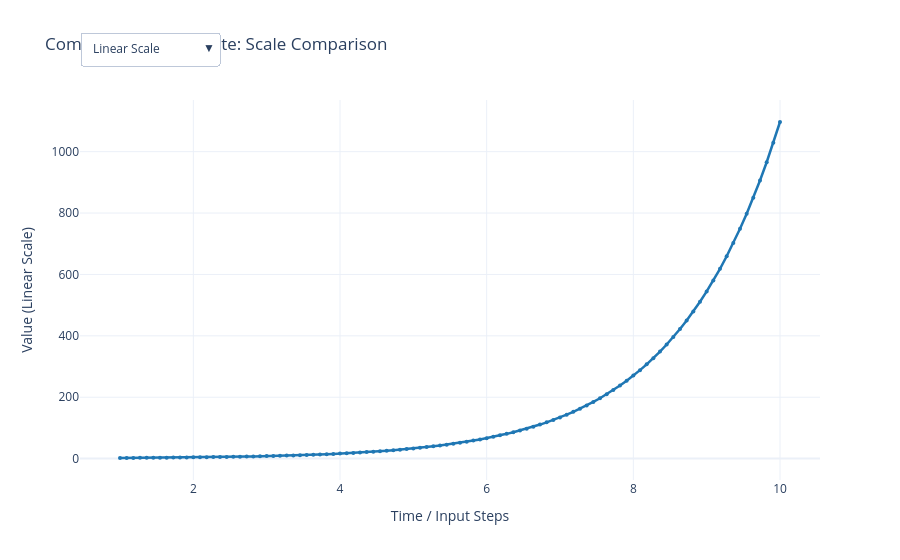

The cell this chart's notebook holds for it:
### Code cell
import plotly.graph_objects as go
import numpy as np

# Exponential growth data where log vs. linear comparison is critical
x = np.linspace(1, 10, 100)
y_exp = np.exp(x * 0.7)

fig = go.Figure()

fig.add_trace(
    go.Scatter(
        x=x,
        y=y_exp,
        mode="lines+markers",
        name="Exponential Trajectory",
        line=dict(color="#1f77b4", width=2.5),
        marker=dict(size=4)
    )
)

fig.update_layout(
    title="Compound Growth Rate: Scale Comparison",
    template="plotly_white",
    xaxis=dict(title="Time / Input Steps"),
    yaxis=dict(
        title="Value (Linear Scale)",
        type="linear"  # Initial state
    ),
    updatemenus=[
        dict(
            type="dropdown",
            direction="down",
            x=0.0,
            y=1.18,
            xanchor="left",
            yanchor="top",
            active=0,
            buttons=[
                dict(
                    label="Linear Scale",
                    method="relayout",
                    args=[{
                        "yaxis.type": "linear",
                        "yaxis.title.text": "Value (Linear Scale)"
                    }]
                ),
                dict(
                    label="Logarithmic Scale",
                    method="relayout",
                    args=[{
                        "yaxis.type": "log",
                        "yaxis.title.text": "Value (Log Scale)"
                    }]
                )
            ]
        )
    ]
)

fig.show()

### Figure 1 — Plotly figure (JSON) as saved in the notebook; plotly's stock layout.template omitted (floating-point values rounded to 4 significant figures)
{"data": [{"line": {"color": "#1f77b4", "width": 2.5}, "marker": {"size": 4}, "mode": "lines+markers", "name": "Exponential Trajectory", "type": "scatter", "x": [1, 1.091, 1.182, 1.273, 1.364, 1.455, 1.545, 1.636, 1.727, 1.818, 1.909, 2, 2.091, 2.182, 2.273, 2.364, 2.455, 2.545, 2.636, 2.727, 2.818, 2.909, 3, 3.091, 3.182, 3.273, 3.364, 3.455, 3.545, 3.636, 3.727, 3.818, 3.909, 4, 4.091, 4.182, 4.273, 4.364, 4.455, 4.545, 4.636, 4.727, 4.818, 4.909, 5, 5.091, 5.182, 5.273, 5.364, 5.455, 5.545, 5.636, 5.727, 5.818, 5.909, 6, 6.091, 6.182, 6.273, 6.364, 6.455, 6.545, 6.636, 6.727, 6.818, 6.909, 7, 7.091, 7.182, 7.273, 7.364, 7.455, 7.545, 7.636, 7.727, 7.818, 7.909, 8, 8.091, 8.182, 8.273, 8.364, 8.455, 8.545, 8.636, 8.727, 8.818, 8.909, 9, 9.091, 9.182, 9.273, 9.364, 9.455, 9.545, 9.636, 9.727, 9.818, 9.909, 10], "y": [2.014, 2.146, 2.287, 2.437, 2.597, 2.768, 2.95, 3.144, 3.35, 3.571, 3.805, 4.055, 4.322, 4.606, 4.908, 5.231, 5.574, 5.941, 6.331, 6.747, 7.19, 7.663, 8.166, 8.703, 9.275, 9.884, 10.53, 11.23, 11.96, 12.75, 13.59, 14.48, 15.43, 16.44, 17.53, 18.68, 19.9, 21.21, 22.61, 24.09, 25.67, 27.36, 29.16, 31.07, 33.12, 35.29, 37.61, 40.08, 42.71, 45.52, 48.51, 51.7, 55.1, 58.72, 62.57, 66.69, 71.07, 75.74, 80.71, 86.02, 91.67, 97.69, 104.1, 111.0, 118.2, 126.0, 134.3, 143.1, 152.5, 162.5, 173.2, 184.6, 196.7, 209.7, 223.4, 238.1, 253.8, 270.4, 288.2, 307.1, 327.3, 348.8, 371.7, 396.2, 422.2, 449.9, 479.5, 511.0, 544.6, 580.4, 618.5, 659.1, 702.4, 748.6, 797.8, 850.2, 906.0, 965.6, 1029.0, 1097.0]}], "layout": {"title": {"text": "Compound Growth Rate: Scale Comparison"}, "updatemenus": [{"active": 0, "buttons": [{"args": [{"yaxis.title.text": "Value (Linear Scale)", "yaxis.type": "linear"}], "label": "Linear Scale", "method": "relayout"}, {"args": [{"yaxis.title.text": "Value (Log Scale)", "yaxis.type": "log"}], "label": "Logarithmic Scale", "method": "relayout"}], "direction": "down", "type": "dropdown", "x": 0, "xanchor": "left", "y": 1.18, "yanchor": "top"}], "xaxis": {"title": {"text": "Time / Input Steps"}}, "yaxis": {"title": {"text": "Value (Linear Scale)"}, "type": "linear"}}}
